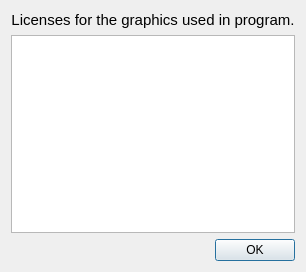
<?xml version="1.0" encoding="UTF-8"?>
<ui version="4.0">
 <class>licensesDialog</class>
 <widget class="QDialog" name="licensesDialog">
  <property name="geometry">
   <rect>
    <x>0</x>
    <y>0</y>
    <width>300</width>
    <height>272</height>
   </rect>
  </property>
  <property name="windowTitle">
   <string>Licenses</string>
  </property>
  <layout class="QVBoxLayout" name="verticalLayout">
   <item>
    <widget class="QLabel" name="label">
     <property name="text">
      <string>&lt;html&gt;&lt;head/&gt;&lt;body&gt;&lt;p align=&quot;center&quot;&gt;&lt;span style=&quot; font-size:11pt;&quot;&gt;Licenses for the graphics used in program.&lt;/span&gt;&lt;/p&gt;&lt;/body&gt;&lt;/html&gt;</string>
     </property>
    </widget>
   </item>
   <item>
    <widget class="QTextBrowser" name="textBrowser">
     <property name="openExternalLinks">
      <bool>true</bool>
     </property>
    </widget>
   </item>
   <item>
    <widget class="QDialogButtonBox" name="buttonBox">
     <property name="cursor">
      <cursorShape>PointingHandCursor</cursorShape>
     </property>
     <property name="orientation">
      <enum>Qt::Horizontal</enum>
     </property>
     <property name="standardButtons">
      <set>QDialogButtonBox::Ok</set>
     </property>
    </widget>
   </item>
  </layout>
 </widget>
 <resources/>
 <connections>
  <connection>
   <sender>buttonBox</sender>
   <signal>accepted()</signal>
   <receiver>licensesDialog</receiver>
   <slot>accept()</slot>
   <hints>
    <hint type="sourcelabel">
     <x>248</x>
     <y>254</y>
    </hint>
    <hint type="destinationlabel">
     <x>157</x>
     <y>274</y>
    </hint>
   </hints>
  </connection>
  <connection>
   <sender>buttonBox</sender>
   <signal>rejected()</signal>
   <receiver>licensesDialog</receiver>
   <slot>reject()</slot>
   <hints>
    <hint type="sourcelabel">
     <x>316</x>
     <y>260</y>
    </hint>
    <hint type="destinationlabel">
     <x>286</x>
     <y>274</y>
    </hint>
   </hints>
  </connection>
 </connections>
</ui>
